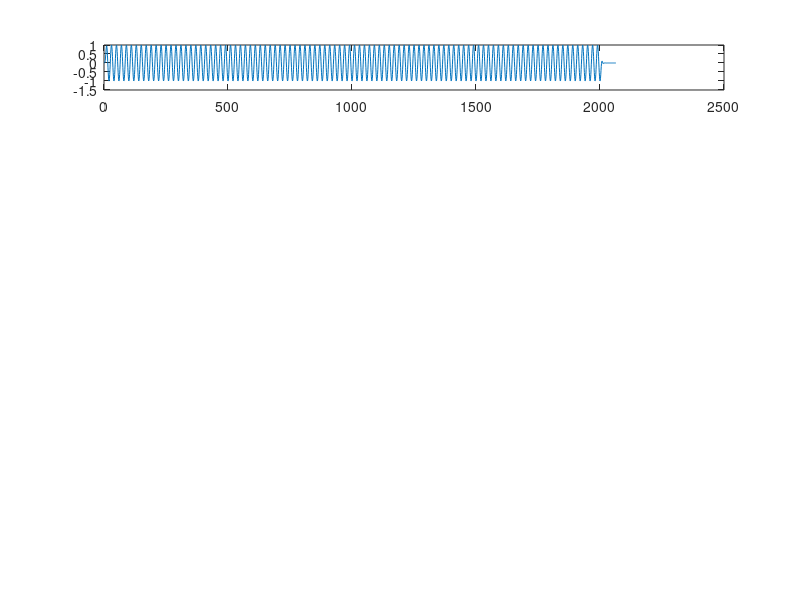

The MATLAB script that drew this image: (Note: this script raises an error after producing the figure.)
% Trabajo Practico Nº 5
% Ejercicio 8

freq = 50:20:150;

t = 0:0.001:2;

Ss = sin( 2 * pi .* freq' .* t );

X = load( 'pb100.txt' );

% Parte 1
% Filtrar las frecuencias

figure(1);
for i=1:length(freq)
  subplot( length( freq ), 1, i );
  plot( conv( Ss(i,:), X ) );
  str = sprintf("Senoidal de %n Hz", freq(i) );
  title(str); 
end
  
